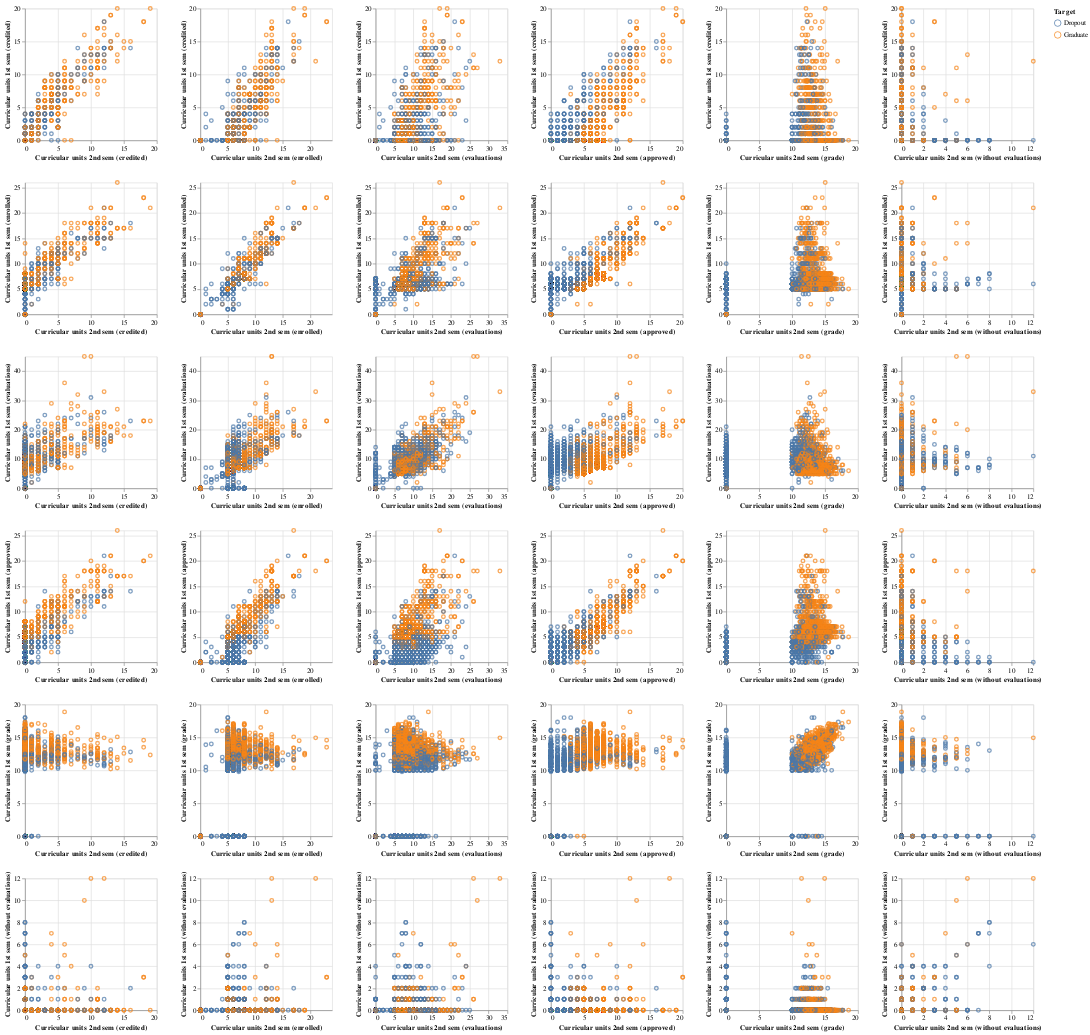

Write notebook code for a chart like this one.
### Code cell
numeric_cols = df.select_dtypes('number').columns.tolist()
numeric_cols

# performance of two semester vs Target


df_new = df[['Curricular units 1st sem (credited)', 'Curricular units 1st sem (enrolled)', 'Curricular units 1st sem (evaluations)', 'Curricular units 1st sem (approved)', 'Curricular units 1st sem (grade)', 'Curricular units 1st sem (without evaluations)', 'Curricular units 2nd sem (credited)', 'Curricular units 2nd sem (enrolled)', 'Curricular units 2nd sem (evaluations)', 'Curricular units 2nd sem (approved)', 'Curricular units 2nd sem (grade)', 'Curricular units 2nd sem (without evaluations)', 'Target']]

first_sem = ['Curricular units 1st sem (credited)', 'Curricular units 1st sem (enrolled)', 'Curricular units 1st sem (evaluations)', 'Curricular units 1st sem (approved)', 'Curricular units 1st sem (grade)', 'Curricular units 1st sem (without evaluations)']

second_sem = ['Curricular units 2nd sem (credited)', 'Curricular units 2nd sem (enrolled)', 'Curricular units 2nd sem (evaluations)', 'Curricular units 2nd sem (approved)', 'Curricular units 2nd sem (grade)', 'Curricular units 2nd sem (without evaluations)']

alt.Chart(df_new).mark_point().encode(
     alt.X(alt.repeat('column'), type='quantitative'),
     alt.Y(alt.repeat('row'), type='quantitative'),
     color = 'Target'
).properties(
    width=200,
    height=200
).repeat(
    row = first_sem,
    column = second_sem
)

### Figure 1 — Vega-Lite specification as saved in the notebook (floating-point values rounded to 4 significant figures; data arrays with more than 128 entries replaced by an {"elided": "..."} marker saying what was removed)
{"config": {"view": {"continuousWidth": 400, "continuousHeight": 300}}, "repeat": {"column": ["Curricular units 2nd sem (credited)", "Curricular units 2nd sem (enrolled)", "Curricular units 2nd sem (evaluations)", "Curricular units 2nd sem (approved)", "Curricular units 2nd sem (grade)", "Curricular units 2nd sem (without evaluations)"], "row": ["Curricular units 1st sem (credited)", "Curricular units 1st sem (enrolled)", "Curricular units 1st sem (evaluations)", "Curricular units 1st sem (approved)", "Curricular units 1st sem (grade)", "Curricular units 1st sem (without evaluations)"]}, "spec": {"data": {"name": "data-e51fe9420365c40834c14de983447838"}, "mark": "point", "encoding": {"color": {"field": "Target", "type": "nominal"}, "x": {"field": {"repeat": "column"}, "type": "quantitative"}, "y": {"field": {"repeat": "row"}, "type": "quantitative"}}, "height": 200, "width": 200}, "$schema": "https://vega.github.io/schema/vega-lite/v4.17.0.json", "datasets": {"data-e51fe9420365c40834c14de983447838": {"elided": "3630 records"}}}
